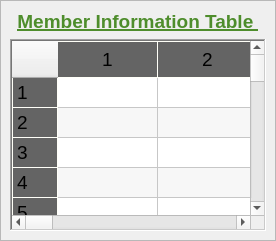
         <widget class="QWidget" name="table_view">
          <layout class="QGridLayout" name="gridLayout_4">
           <property name="leftMargin">
            <number>0</number>
           </property>
           <property name="topMargin">
            <number>0</number>
           </property>
           <property name="rightMargin">
            <number>0</number>
           </property>
           <property name="bottomMargin">
            <number>0</number>
           </property>
           <property name="spacing">
            <number>0</number>
           </property>
           <item row="0" column="0">
            <widget class="QFrame" name="frame_3">
             <property name="frameShape">
              <enum>QFrame::StyledPanel</enum>
             </property>
             <property name="frameShadow">
              <enum>QFrame::Raised</enum>
             </property>
             <layout class="QGridLayout" name="gridLayout_9">
              <item row="1" column="0" colspan="2">
               <widget class="QTableWidget" name="tableWidget">
                <property name="enabled">
                 <bool>true</bool>
                </property>
                <property name="styleSheet">
                 <string notr="true">QHeaderView::section {
    background-color: #646464;
    padding: 4px;
    font-size: 14pt;
    border-style: none;
    border-bottom: 1px solid #fffff8;
    border-right: 1px solid #fffff8;
}

QHeaderView::section:horizontal
{
    border-top: 1px solid #fffff8;
}

QHeaderView::section:vertical
{
    border-left: 1px solid #fffff8;
}</string>
                </property>
                <property name="frameShape">
                 <enum>QFrame::WinPanel</enum>
                </property>
                <property name="frameShadow">
                 <enum>QFrame::Sunken</enum>
                </property>
                <property name="horizontalScrollBarPolicy">
                 <enum>Qt::ScrollBarAsNeeded</enum>
                </property>
                <property name="alternatingRowColors">
                 <bool>true</bool>
                </property>
                <property name="gridStyle">
                 <enum>Qt::SolidLine</enum>
                </property>
                <property name="sortingEnabled">
                 <bool>true</bool>
                </property>
                <property name="rowCount">
                 <number>100</number>
                </property>
                <property name="columnCount">
                 <number>14</number>
                </property>
                <attribute name="horizontalHeaderCascadingSectionResizes">
                 <bool>true</bool>
                </attribute>
                <attribute name="verticalHeaderCascadingSectionResizes">
                 <bool>true</bool>
                </attribute>
                <row/>
                <row/>
                <row/>
                <row/>
                <row/>
                <row/>
                <row/>
                <row/>
                <row/>
                <row/>
                <row/>
                <row/>
                <row/>
                <row/>
                <row/>
                <row/>
                <row/>
                <row/>
                <row/>
                <row/>
                <row/>
                <row/>
                <row/>
                <row/>
                <row/>
                <row/>
                <row/>
                <row/>
                <row/>
                <row/>
                <row/>
                <row/>
                <row/>
                <row/>
                <row/>
                <row/>
                <row/>
                <row/>
                <row/>
                <row/>
                <row/>
                <row/>
                <row/>
                <row/>
                <row/>
                <row/>
                <row/>
                <row/>
                <row/>
                <row/>
                <row/>
                <row/>
                <row/>
                <row/>
                <row/>
                <row/>
                <row/>
                <row/>
                <row/>
                <row/>
                <row/>
                <row/>
                <row/>
                <row/>
                <row/>
                <row/>
                <row/>
                <row/>
                <row/>
                <row/>
                <row/>
                <row/>
                <row/>
                <row/>
                <row/>
                <row/>
                <row/>
                <row/>
                <row/>
                <row/>
                <row/>
                <row/>
                <row/>
                <row/>
                <row/>
                <row/>
                <row/>
                <row/>
                <row/>
                <row/>
                <row/>
                <row/>
                <row/>
                <row/>
                <row/>
                <row/>
                <row/>
                <row/>
                <row/>
                <row/>
                <column/>
                <column/>
                <column/>
                <column/>
                <column/>
                <column/>
                <column/>
                <column/>
                <column/>
                <column/>
                <column/>
                <column/>
                <column/>
                <column/>
               </widget>
              </item>
              <item row="0" column="0" colspan="2">
               <widget class="QLabel" name="label">
                <property name="text">
                 <string>&lt;html&gt;&lt;head/&gt;&lt;body&gt;&lt;p align=&quot;center&quot;&gt;&lt;span style=&quot; font-size:14pt; font-weight:600; text-decoration: underline; color:#4e8d2c;&quot;&gt;Member Information Table &lt;/span&gt;&lt;/p&gt;&lt;/body&gt;&lt;/html&gt;</string>
                </property>
               </widget>
              </item>
             </layout>
            </widget>
           </item>
          </layout>
         </widget>
